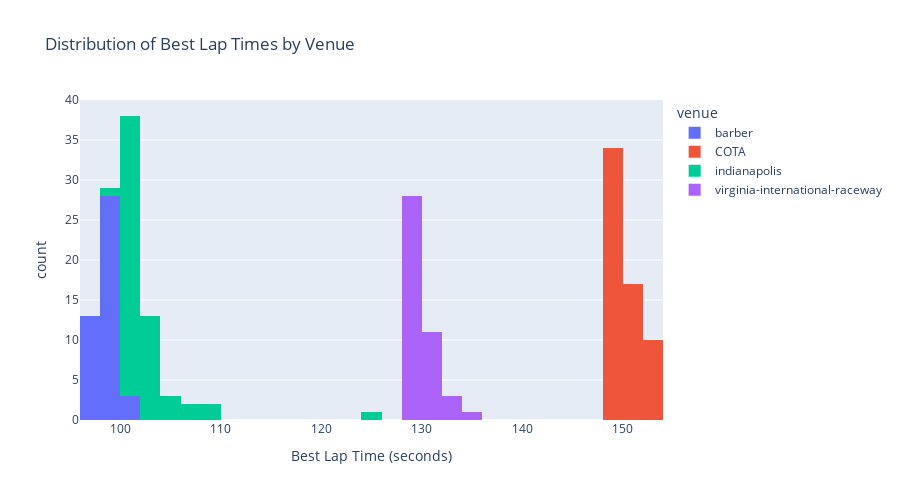

The cell this chart's notebook holds for it:
### Code cell
# Visualization: Best lap times distribution
if all_best_laps and 'BESTLAP_1_seconds' in combined_best_laps.columns:
    fig = px.histogram(
        combined_best_laps,
        x='BESTLAP_1_seconds',
        color='venue',
        nbins=30,
        title="Distribution of Best Lap Times by Venue",
        labels={'BESTLAP_1_seconds': 'Best Lap Time (seconds)', 'count': 'Number of Drivers'}
    )
    fig.update_layout(height=500)
    show_plotly_fig(fig, "best_lap_times_distribution.html")

### Figure 1 — Plotly figure (JSON) as saved in the notebook; plotly's stock layout.template omitted (floating-point values rounded to 4 significant figures)
{"data": [{"bingroup": "x", "hovertemplate": "venue=barber<br>Best Lap Time (seconds)=%{x}<br>count=%{y}<extra></extra>", "legendgroup": "barber", "marker": {"color": "#636efa", "pattern": {"shape": ""}}, "name": "barber", "nbinsx": 30, "orientation": "v", "showlegend": true, "type": "histogram", "x": [98.33, 99.17, 99.08, 98.58, 97.43, 101.4, 98.78, 98.54, 98.39, 98.2, 98.25, 99.41, 98.09, 100.2, 97.74, 99.81, 98.84, 99.33, 98.09, 98.94, 99.06, 97.75, 97.68, 98.92, 98.19, 98.24, 97.35, 100.3, 98.07, 97.88, 97.94, 97.91, 97.97, 98.34, 97.79, 98.84, 97.94, 99.01, 98.18, 98.96, 97.69, 98.3, 98.38, 97.3], "xaxis": "x", "yaxis": "y"}, {"bingroup": "x", "hovertemplate": "venue=COTA<br>Best Lap Time (seconds)=%{x}<br>count=%{y}<extra></extra>", "legendgroup": "COTA", "marker": {"color": "#EF553B", "pattern": {"shape": ""}}, "name": "COTA", "nbinsx": 30, "orientation": "v", "showlegend": true, "type": "histogram", "x": [NaN, 151.0, 152.1, 150.8, 148.7, 153.8, 151.7, 148.7, 150.4, 151.9, 148.7, 153.5, 149.0, 150.2, 149.3, 148.6, 149.8, 153.6, 148.7, 153.6, 149.5, 148.8, 152.1, 149.3, 152.4, 153.3, 149.4, 149.7, 151.2, 150.0, 149.9, 148.6, 150.7, 150.5, 149.8, 148.1, 153.2, 151.5, 148.1, 149.9, 149.4, 148.5, 151.9, 148.4, 149.4, 149.0, 148.3, 149.3, 150.9, 148.8, 152.8, 149.1, 148.7, 151.2, 149.3, 151.5, 151.9, 149.4, 149.6, 150.1, 149.1, 150.6], "xaxis": "x", "yaxis": "y"}, {"bingroup": "x", "hovertemplate": "venue=indianapolis<br>Best Lap Time (seconds)=%{x}<br>count=%{y}<extra></extra>", "legendgroup": "indianapolis", "marker": {"color": "#00cc96", "pattern": {"shape": ""}}, "name": "indianapolis", "nbinsx": 30, "orientation": "v", "showlegend": true, "type": "histogram", "x": [100.3, 101.4, 102.3, 101.0, 100.3, 103.6, 101.7, 100.1, 101.9, 105.1, 100.8, 101.2, 100.2, 107.9, 100.2, 100.3, 101.0, 99.75, 103.3, 101.8, 100.0, 101.5, NaN, 100.4, 101.3, 102.1, 100.1, 101.4, 100.7, 101.0, 102.3, 103.5, 102.2, 100.8, 104.3, 102.8, 100.7, 103.8, 108.3, 102.1, 101.3, 100.5, 100.7, 100.6, 101.1, 101.6, 100.4, 104.4, 108.6, 100.9, 102.3, 106.1, 101.1, 102.6, 102.6, 100.5, 101.7, 124.5], "xaxis": "x", "yaxis": "y"}, {"bingroup": "x", "hovertemplate": "venue=virginia-international-raceway<br>Best Lap Time (seconds)=%{x}<br>count=%{y}<extra></extra>", "legendgroup": "virginia-international-raceway", "marker": {"color": "#ab63fa", "pattern": {"shape": ""}}, "name": "virginia-international-raceway", "nbinsx": 30, "orientation": "v", "showlegend": true, "type": "histogram", "x": [128.5, 133.8, 128.8, 135.2, 129.3, 128.5, 128.5, 130.2, NaN, 130.9, 129.3, 129.6, 129.7, 132.3, 131.2, 129.4, 129.9, 129.1, 129.1, 130.4, 131.2, 128.4, 129.0, 128.7, 133.9, 128.8, 129.0, 128.8, 128.5, 129.9, 131.4, 130.8, 129.2, 129.3, 129.8, 131.3, 130.8, 129.5, 129.7, 128.9, 128.9, 130.1, 130.0, 128.5], "xaxis": "x", "yaxis": "y"}], "layout": {"barmode": "relative", "height": 500, "legend": {"title": {"text": "venue"}, "tracegroupgap": 0}, "title": {"text": "Distribution of Best Lap Times by Venue"}, "xaxis": {"anchor": "y", "domain": [0, 1], "title": {"text": "Best Lap Time (seconds)"}}, "yaxis": {"anchor": "x", "domain": [0, 1], "title": {"text": "count"}}}}
